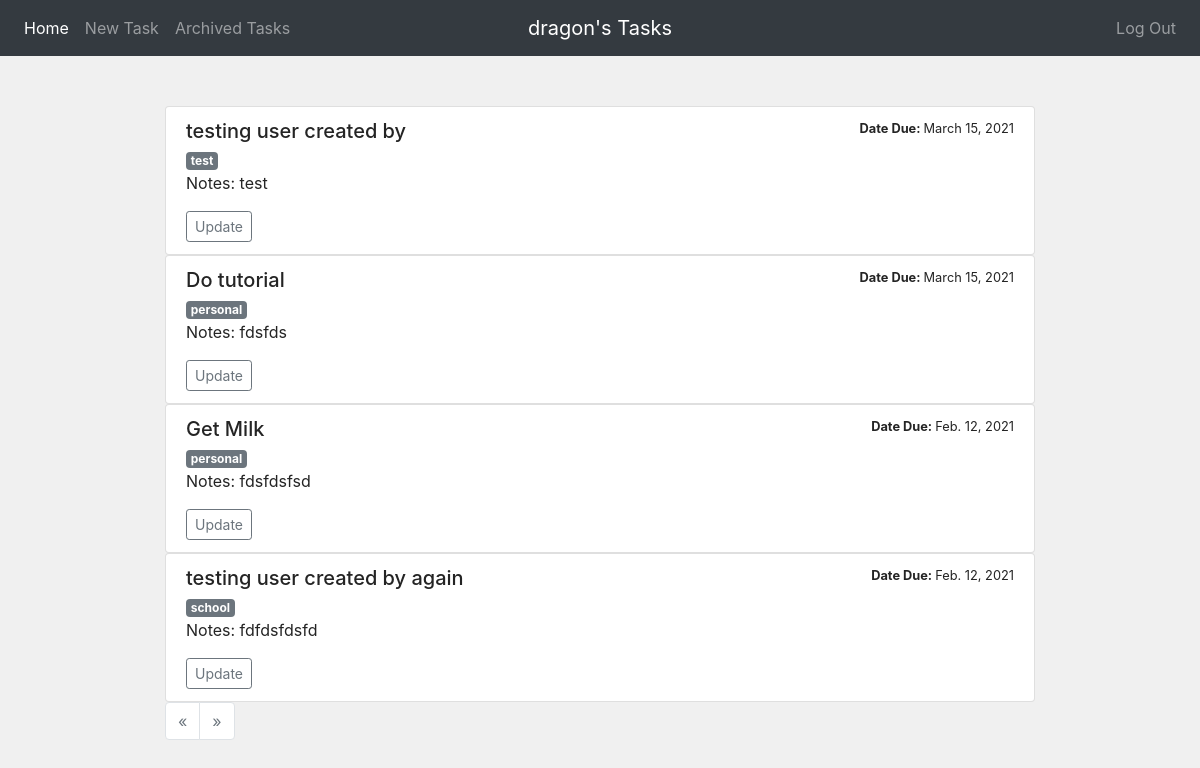
Page /all-tasks-for-user/ (signed in) on the earlier database version.
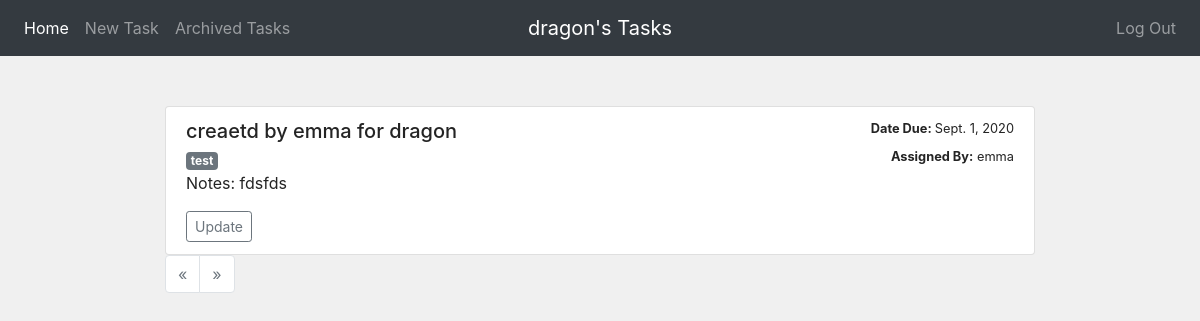
Same page on the later database version.
### tasks/models.py (models this page shows, shortened)
class Task(models.Model):
    task_user = models.ForeignKey(User, on_delete=models.CASCADE, default=1)
    task_assigned_to = models.CharField(max_length=30,default="",blank=True)
    task_assigned_by = models.CharField(max_length=30,default="", editable=False)
    title =  models.CharField(max_length=30)
    label =  models.CharField(max_length=8)
    notes = models.TextField(editable=True, max_length=200)
    due_date = models.DateField('Date Due', editable=True)
    pub_date = models.DateTimeField('Date Created',default=now, editable=False)
    archive = models.BooleanField(default=False)
    def __str__(self):
        return self.title

### tasks/views.py (the view)
# urls.py: path('all-tasks-for-user/', views.AllUserAssignedTasks.as_view(), name='all-tasks-for-user'),
class AllUserAssignedTasks(ListView):
    template_name = 'task/all-tasks-for-user.html'
    model = Task
    paginate_by = 5
    context_object_name = 'tasks'
    def get_queryset(self):
        data = self.model.objects.all().filter(archive=False)
        user_created_tasks = data.filter(task_user=self.request.user).filter(~Q(task_assigned_by=self.request.user.username))
        user_assigned_tasks = data.filter(task_assigned_to=self.request.user.username)
        tasks = user_created_tasks | user_assigned_tasks
        return tasks.distinct().order_by('-due_date')

### tasks/templates/task/all-tasks-for-user.html
{% extends "base.html" %}
{% block content %}
<div class="container" style="width:75%">
  <ul class="list-group">
    {% for task in tasks %}
    {% include 'task/tasklist-for-user.html' %}
    {% endfor %}
</ul>
{% include 'task/pagination.html' %}
</div>
{% endblock %}

### tasks/templates/task/tasklist-for-user.html
<ul class="list-group">
    <li class="list-group-item">
      <div class="d-flex w-100 justify-content-between">
        <h5 class="mb-1">{{ task }}</h5>
        <small><span style="font-weight: bold;">Date Due: </span> {{ task.due_date }}</small>
      </div>
      <span class="badge badge-secondary">{{ task.label }}</span>
      {% if task.task_assigned_by %}
      <small style="float:right"><span style="font-weight: bold;">Assigned By:</span> {{ task.task_assigned_by}}</small>
      {% endif %}
      <p>Notes: {{task.notes}}</p>
      <a href="{% url 'update-task' pk=task.id %}"><button type="button" class="btn btn-outline-secondary btn-sm">Update</button>
      </a>
    </li>
  </ul>

Differences in the rows shown:
removed Task: title "testing user created by", due_date "March 15, 2021", label "test", notes "test"
removed Task: title "Do tutorial", due_date "March 15, 2021", label "personal", notes "fdsfds"
no longer on this page (row edited): Task: title "Get Milk", due_date "Feb. 12, 2021", label "personal", notes "fdsfdsfsd"
removed Task: title "testing user created by again", due_date "Feb. 12, 2021", label "school", notes "fdfdsfdsfd"
now on this page (row edited): Task: title "creaetd by emma for dragon", due_date "Sept. 1, 2020", label "test", task_assigned_by "emma", notes "fdsfds"
